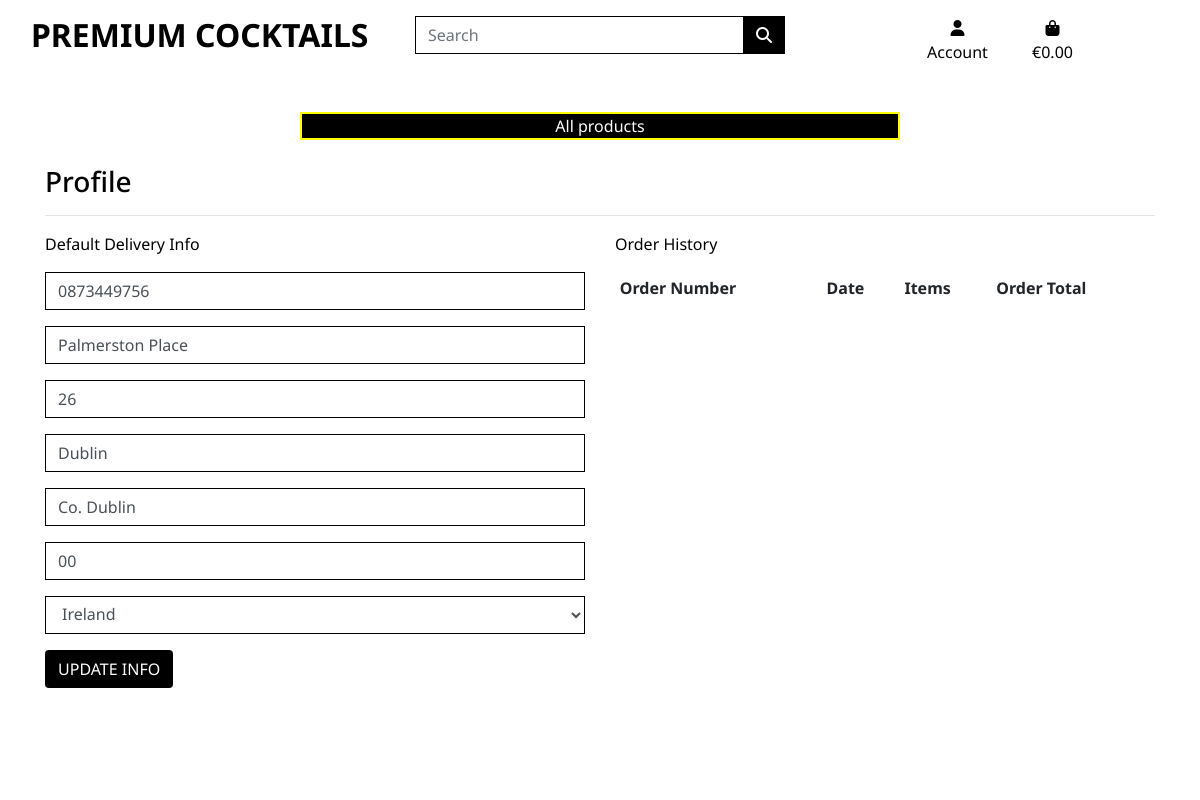
/profile/ (signed in), run on the app's committed database.
### profiles/models.py (models this page shows, shortened)
class UserProfile(models.Model):
    user = models.OneToOneField(User, on_delete=models.CASCADE)
    default_phone_number = models.CharField(max_length=20, null=True, blank=True)
    default_street_address1 = models.CharField(max_length=80, null=True, blank=True)
    default_street_address2 = models.CharField(max_length=80, null=True, blank=True)
    default_town_or_city = models.CharField(max_length=40, null=True, blank=True)
    default_county = models.CharField(max_length=80, null=True, blank=True)
    default_postcode = models.CharField(max_length=20, null=True, blank=True)
    default_country = CountryField(blank_label='Country', null=True, blank=True)

### profiles/views.py (the view)
# urls.py: path('profile/', include('profiles.urls')),
def profile(request):
    profile = get_object_or_404(UserProfile, user=request.user)
    orders = profile.orders.all()
    if request.method == 'POST':
        form = UserProfileForm(request.POST, instance=profile)
        if form.is_valid():
            form.save()
            messages.success(request, 'Profile updated.')
        else:
            messages.error(request, 'Update has failed, Check your details are correct')
    else:
        form = UserProfileForm(instance=profile)
    template = 'profiles/profile.html'
    context = {
        'form': form,
        'orders': orders,
        'on_profile_page': True,
    }
    return render(request, template, context)

### profiles/forms.py
class UserProfileForm(forms.ModelForm):
    class Meta:
        model = UserProfile
        exclude = ('user',)
    def __init__(self, *args, **kwargs):
        super().__init__(*args, **kwargs)
        placeholders = {
            'default_phone_number': 'Phone Number',
            'default_postcode': 'Postal Code',
            'default_town_or_city': 'Town or City',
            'default_street_address1': 'Street Address 1',
            'default_street_address2': 'Street Address 2',
            'default_county': 'County, State or Locality',
        }
        self.fields['default_phone_number'].widget.attrs['autofocus'] = True
        for field in self.fields:
            if field != 'default_country':
                if self.fields[field].required:
                    placeholder = f'{placeholders[field]} *'
                else:
                    placeholder = placeholders[field]
                self.fields[field].widget.attrs['placeholder'] = placeholder
            self.fields[field].widget.attrs['class'] = 'border-black rounded-0 profile-form-input'
            self.fields[field].label = False

### basket/contexts.py (called while the page is built, shortened)
def basket_content(request):
    basket_items = []
    total = 0
    product_count = 0
    basket = request.session.get('basket', {})
    context = {
        'basket_items': basket_items,
        'total': total,
        'product_count': product_count,
        'grand_total': total,
    }
    return context

### profiles/templates/profiles/profile.html (shortened to what this page needs)
{% extends "base.html" %}
{% load static %}
{% block extra_css %}
    <link rel="stylesheet" href="{% static 'profiles/css/checkout.css' %}">
{% endblock %}
{% block content %}
    <div class="overlay"></div>
    <div class="container">
        <div class="row">
            <div class="col">
                <h3 class="text-black">Profile</h3>
                <hr>
            </div>
        </div>
        <div class="row">
            <div class="col-12 col-lg-6">
                <p>Default Delivery Info</p>
                <form action="{% url 'profile' %}" method="POST" id="profile-update-form">
                    {{ form|crispy }}
                    <button class="btn btn-black text-right text-uppercase">Update Info</button>
                </form>
            </div>
            <div class="col-12 col-lg-6">
                <p>Order History</p>
                <div class="order-history table-responsive">
                    <table class="table table-sm table-borderless">
                        <thead>
                            <tr>
                                <th>Order Number</th>
                                <th>Date</th>
                                <th>Items</th>
                                <th>Order Total</th>
                            </tr>
                        </thead>
                    </table>
                </div>
            </div>
        </div>
{% endblock %}

### static/css/base.css (style rules this page uses)
html { height: 100%; }
body { background: url('/media/homepage-background.jpg') no-repeat center center; background-size: cover; margin-top: 165px; font-family: 'Noto Sans', sans-serif; color: black; }
.text-black { color: #000 !important; }
.border-black { border: 1px solid black !important; }
.btn-black { background-color: #000; color: white; }
.overlay { height:100%; width: 100%; top: 0; left: 0; position: fixed; background-color: white; z-index: -1; }

### checkout/static/checkout/css/checkout.css (style rules this page uses)
select, select option { color: #000000; }

### data on the page
UserProfile: default_phone_number "0873449756", default_street_address1 "Palmerston Place", default_street_address2 "26", default_town_or_city "Dublin", default_county "Co. Dublin", default_postcode "00", default_country "Ireland"
